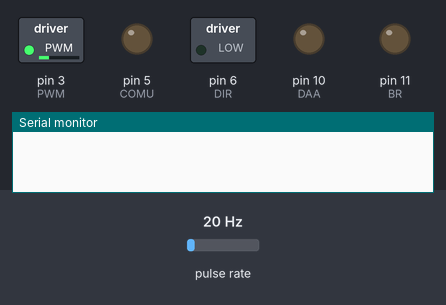
Recording of a sketch running on a simulated Arduino Uno, built with avr-gcc and run on an emulated ATmega328P. Shown: switched loads named in the sketch (green lamp = pin HIGH), output pins drawn as LEDs (lit = HIGH), the last lines printed to the serial monitor. Wiring (inferred from the names in the program): pulse sensor: data pin 2. Inputs (shaded band) come from the test bench; at power-on: pulse rate 20 Hz.

Above: at 10.1 s.
At 20.1 s:
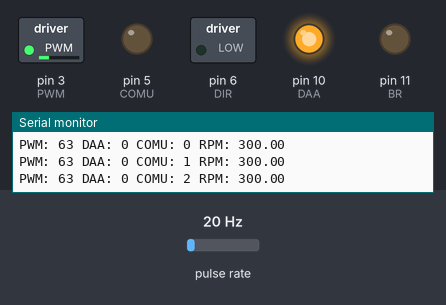
At 28.1 s:
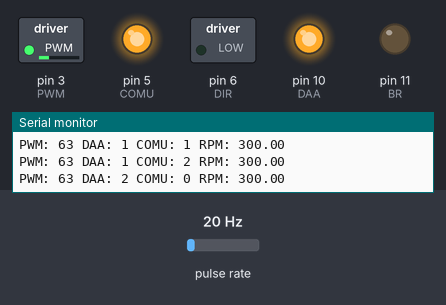
At 38.1 s:
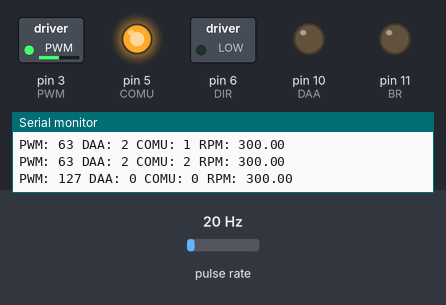
At 44.1 s:
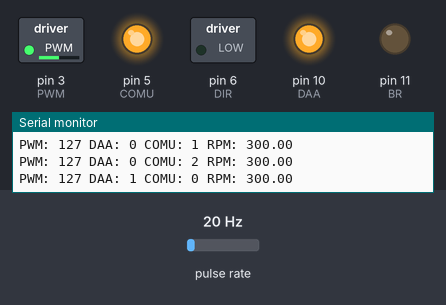
At 48.1 s:
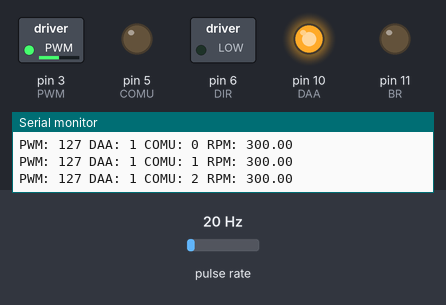
Timing chart, 0 to 49.6 s (numbered marks = the images above):
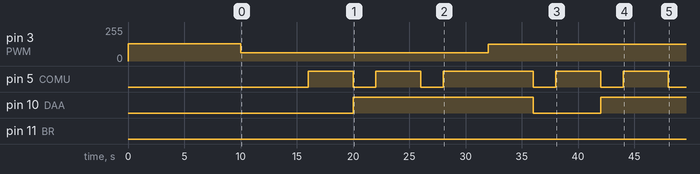

Measured:
- by itself, pin 3 (PWM): 128/255 → 63/255 at 10.0 s, → 127/255 22.0 s later
- by itself, pin 5 (COMU): LOW → HIGH at 16.0 s, → LOW 4.0 s later, → HIGH 2.0 s later, → LOW 4.0 s later, … (10 changes in this stretch)
- by itself, pin 10 (DAA): LOW → HIGH at 20.0 s, → LOW 16.0 s later, → HIGH 6.0 s later

The sketch:

skeleton.ino
```cpp
/*
Demo arduino code for wheel functionality
*/

// 3 input pins:
// dir: 1/0 for cloclwise/counterclockwise
// br: breaking while high
// PWM: motor strength
//      Max speed: 10,000 RPM
//      TODO: find max PWM value for max speed
// Others are motor settings that will be hardcoded later

// Output:
// Freq: hall sensor output--high every time wheel rotates
#define DAA 10
#define COMU 5
#define FREQ 2
#define PWM 3
#define BR 11
#define DIR 6

const int numberPolePairs = 4;
unsigned long lastReportTime = 0;
volatile unsigned long lastPulseTime = 0;
volatile unsigned long pulseInterval = 0;
volatile boolean newPulse = false;
volatile double rpm = 0.0;

void setup() {
    //Set up pins
    pinMode(DAA, OUTPUT);
    pinMode(COMU, OUTPUT);
    pinMode(FREQ, INPUT);
    pinMode(PWM, OUTPUT);
    pinMode(BR, OUTPUT);
    pinMode(DIR, OUTPUT);

    digitalWrite(BR, LOW);
    digitalWrite(DIR, LOW);
    analogWrite(PWM, 128);
    digitalWrite(DAA, LOW);
    digitalWrite(COMU, LOW);

    delay(10000);

    //Stuff
    Serial.begin(9600);
    attachInterrupt(digitalPinToInterrupt(FREQ), readFG, RISING);
}

void loop() {
    for (int pwm = 63; pwm <= 255; pwm += 64) {

        analogWrite(PWM, pwm);
        delay(4000);

        for (int daa = 0; daa <= 2; daa++) {
            pinMode(DAA, daa < 2 ? OUTPUT : INPUT);
        if (daa < 2) {
            digitalWrite(DAA, daa);
        } else {
            digitalWrite(DAA, LOW);
        }

        for (int comu = 0; comu <= 2; comu++) {

            pinMode(COMU, comu < 2 ? OUTPUT : INPUT);

            if (comu < 2) {
                digitalWrite(COMU, comu);
            } else {
                digitalWrite(COMU, LOW);
            }

            delay(2000);

            Serial.print("PWM: ");
            Serial.print(pwm);
            Serial.print(" DAA: ");
            Serial.print(daa);
            Serial.print(" COMU: ");
            Serial.print(comu);
            Serial.print(" RPM: ");
            Serial.println(rpm);
            }
        }
    }

    digitalWrite(BR, LOW);
    analogWrite(PWM, 255);
    delay(5000);

    digitalWrite(PWM, LOW);
    delay(10000);

    digitalWrite(BR, HIGH);
    analogWrite(PWM, 255);
    delay(5000);

    digitalWrite(PWM, LOW);
    delay(5000);
}

// Interrupt Service Routine (ISR)
void readFG() {
    unsigned long currentTime = micros();

    // Calculate time since last pulse
    pulseInterval = currentTime - lastPulseTime;
    lastPulseTime = currentTime;

    // Disable interrupts briefly to read volatile variables safely
    noInterrupts();
    unsigned long intervalCopy = pulseInterval;
    newPulse = false;

    interrupts();

    // Avoid division by zero
    if (intervalCopy > 0) {
        // 1. Calculate Frequency (Hz)
        // intervalCopy is in microseconds, so 1,000,000 / interval = Hz
        float frequencyFG = 1000000.0 / intervalCopy;

        // 2. Calculate RPM
        // Formula: (Freq * 60) / PolePairs
        rpm = (frequencyFG * 60.0) / numberPolePairs;
    }
}
```
